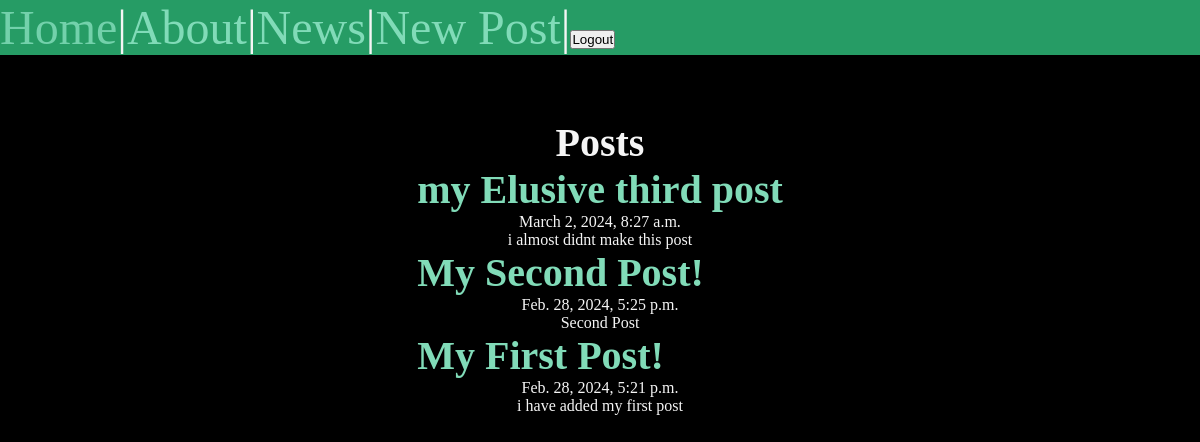
The app's page /posts/ (signed in), older data.
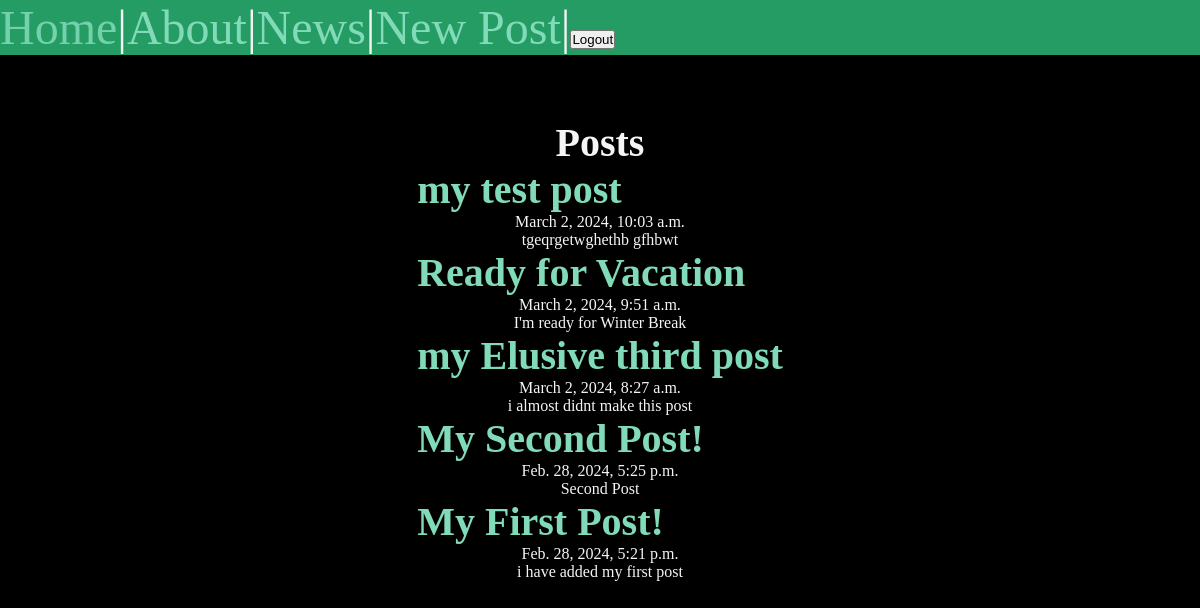
The same page, newer data.
### posts/models.py (models this page shows, shortened)
class Post(models.Model):
    title = models.CharField(max_length=74)
    body = models.TextField()
    slug = models.SlugField()
    date = models.DateTimeField(auto_now_add=True)
    banner = models.ImageField(default='fallback.jpeg', blank=True)

### posts/views.py (the view)
# urls.py: path('', views.posts_list, name='list'),
def posts_list(request):
    posts = Post.objects.all().order_by('-date')
    return render(request, 'posts/posts_list.html', {'posts': posts})

### posts/templates/posts/posts_list.html (shortened to what this page needs)
{% extends "layout.html" %}
{% block content %}
<section>
    <h1>Posts</h1>
    {% for post in posts %}
    <article class="post">
        <h2>
            <a href="{% url 'posts:page' slug=post.slug %}">
                {{ post.title }}
            </a>
        </h2>
        <p>{{ post.date }}</p>
        <p>{{ post.body }}</p>
    </article>
    {% endfor %}
</section>
{% endblock  %}

Row changes from the older to the newer data that the page shows:
added Post: title "my test post", date "March 2, 2024, 10:03 a.m.", body "tgeqrgetwghethb gfhbwt"
added Post: title "Ready for Vacation", date "March 2, 2024, 9:51 a.m.", body "I'm ready for Winter Break"
